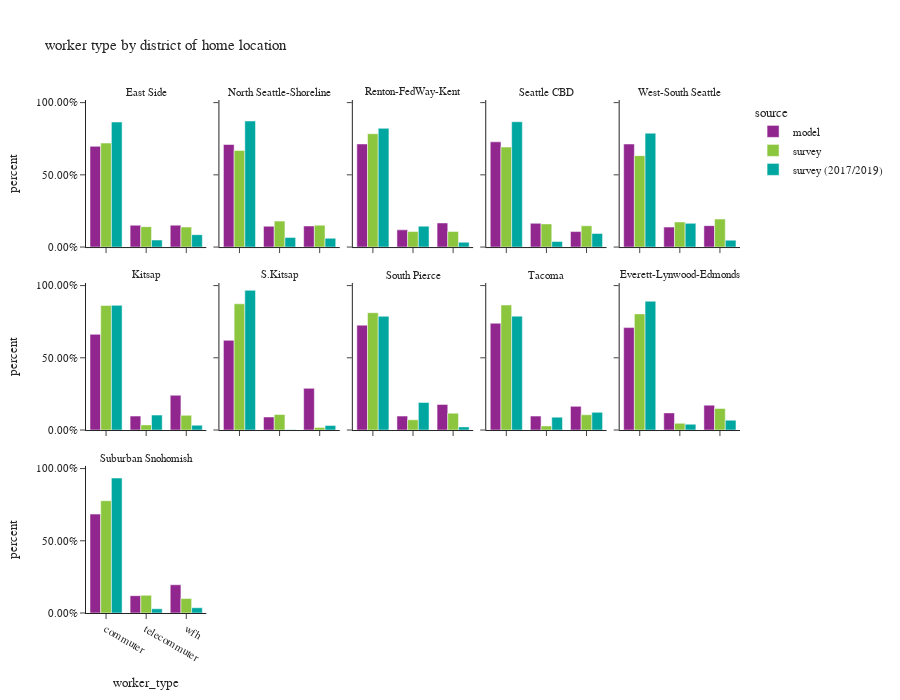

Here is the notebook cell this chart was saved with:
### Code cell
df_worker_count = workers.groupby(['source','CountyName_hh','district_name_hh','worker_type'])['pdexpfac']. \
    sum().reset_index()
df_worker_count['percent'] = df_worker_count.groupby(['source','CountyName_hh','district_name_hh'], group_keys=False)['pdexpfac']. \
    apply(lambda x: x / float(x.sum()))

df_worker_count_ct = workers.groupby(['source','CountyName_hh','district_name_hh','worker_type'])['pdexpfac'].count().reset_index(). \
    rename(columns={'pdexpfac':'sample count'})
df_worker_count = df_worker_count.merge(df_worker_count_ct, on=['source','CountyName_hh','district_name_hh','worker_type']). \
    rename(columns={'pdexpfac':'total count'})

fig = px.bar(df_worker_count.sort_values(by=['source','CountyName_hh','district_name_hh']), x='worker_type', y="percent",
             facet_col="district_name_hh",facet_col_wrap=5,color="source",
             barmode="group",hover_data=['sample count','total count'],
             title="worker type by district of home location")
fig.for_each_annotation(lambda a: a.update(text = a.text.split("=")[-1]))
fig.update_layout(height=700, width=900, font=dict(size=11))
fig.for_each_yaxis(lambda a: a.update(tickformat = ".2%"))
fig.update_xaxes(categoryorder='array', categoryarray= ['commuter','telecommuter','wfh'])
fig.show()

### Figure 1 — Plotly figure (JSON) as saved in the notebook; plotly's stock layout.template omitted (floating-point values rounded to 4 significant figures)
{"data": [{"alignmentgroup": "True", "customdata": [[269485, 269485], [58419, 58419], [58524, 58524]], "hovertemplate": "source=model<br>district_name_hh=East Side<br>worker_type=%{x}<br>percent=%{y}<br>sample count=%{customdata[0]}<br>total count=%{customdata[1]}<extra></extra>", "legendgroup": "model", "marker": {"color": "#91268F", "pattern": {"shape": ""}}, "name": "model", "offsetgroup": "model", "orientation": "v", "showlegend": true, "textposition": "auto", "type": "bar", "x": ["commuter", "telecommuter", "wfh"], "xaxis": "x11", "y": [0.6974, 0.1512, 0.1514], "yaxis": "y11"}, {"alignmentgroup": "True", "customdata": [[158667, 158667], [32212, 32212], [32595, 32595]], "hovertemplate": "source=model<br>district_name_hh=North Seattle-Shoreline<br>worker_type=%{x}<br>percent=%{y}<br>sample count=%{customdata[0]}<br>total count=%{customdata[1]}<extra></extra>", "legendgroup": "model", "marker": {"color": "#91268F", "pattern": {"shape": ""}}, "name": "model", "offsetgroup": "model", "orientation": "v", "showlegend": false, "textposition": "auto", "type": "bar", "x": ["commuter", "telecommuter", "wfh"], "xaxis": "x12", "y": [0.71, 0.1441, 0.1459], "yaxis": "y12"}, {"alignmentgroup": "True", "customdata": [[243581, 243581], [40679, 40679], [56963, 56963]], "hovertemplate": "source=model<br>district_name_hh=Renton-FedWay-Kent<br>worker_type=%{x}<br>percent=%{y}<br>sample count=%{customdata[0]}<br>total count=%{customdata[1]}<extra></extra>", "legendgroup": "model", "marker": {"color": "#91268F", "pattern": {"shape": ""}}, "name": "model", "offsetgroup": "model", "orientation": "v", "showlegend": false, "textposition": "auto", "type": "bar", "x": ["commuter", "telecommuter", "wfh"], "xaxis": "x13", "y": [0.7138, 0.1192, 0.1669], "yaxis": "y13"}, {"alignmentgroup": "True", "customdata": [[120334, 120334], [27129, 27129], [17707, 17707]], "hovertemplate": "source=model<br>district_name_hh=Seattle CBD<br>worker_type=%{x}<br>percent=%{y}<br>sample count=%{customdata[0]}<br>total count=%{customdata[1]}<extra></extra>", "legendgroup": "model", "marker": {"color": "#91268F", "pattern": {"shape": ""}}, "name": "model", "offsetgroup": "model", "orientation": "v", "showlegend": false, "textposition": "auto", "type": "bar", "x": ["commuter", "telecommuter", "wfh"], "xaxis": "x14", "y": [0.7285, 0.1642, 0.1072], "yaxis": "y14"}, {"alignmentgroup": "True", "customdata": [[111736, 111736], [21660, 21660], [23213, 23213]], "hovertemplate": "source=model<br>district_name_hh=West-South Seattle<br>worker_type=%{x}<br>percent=%{y}<br>sample count=%{customdata[0]}<br>total count=%{customdata[1]}<extra></extra>", "legendgroup": "model", "marker": {"color": "#91268F", "pattern": {"shape": ""}}, "name": "model", "offsetgroup": "model", "orientation": "v", "showlegend": false, "textposition": "auto", "type": "bar", "x": ["commuter", "telecommuter", "wfh"], "xaxis": "x15", "y": [0.7135, 0.1383, 0.1482], "yaxis": "y15"}, {"alignmentgroup": "True", "customdata": [[81223, 81223], [11851, 11851], [29521, 29521]], "hovertemplate": "source=model<br>district_name_hh=Kitsap<br>worker_type=%{x}<br>percent=%{y}<br>sample count=%{customdata[0]}<br>total count=%{customdata[1]}<extra></extra>", "legendgroup": "model", "marker": {"color": "#91268F", "pattern": {"shape": ""}}, "name": "model", "offsetgroup": "model", "orientation": "v", "showlegend": false, "textposition": "auto", "type": "bar", "x": ["commuter", "telecommuter", "wfh"], "xaxis": "x6", "y": [0.6625, 0.09667, 0.2408], "yaxis": "y6"}, {"alignmentgroup": "True", "customdata": [[20421, 20421], [2970, 2970], [9484, 9484]], "hovertemplate": "source=model<br>district_name_hh=S.Kitsap<br>worker_type=%{x}<br>percent=%{y}<br>sample count=%{customdata[0]}<br>total count=%{customdata[1]}<extra></extra>", "legendgroup": "model", "marker": {"color": "#91268F", "pattern": {"shape": ""}}, "name": "model", "offsetgroup": "model", "orientation": "v", "showlegend": false, "textposition": "auto", "type": "bar", "x": ["commuter", "telecommuter", "wfh"], "xaxis": "x7", "y": [0.6212, 0.09034, 0.2885], "yaxis": "y7"}, {"alignmentgroup": "True", "customdata": [[204632, 204632], [27248, 27248], [49995, 49995]], "hovertemplate": "source=model<br>district_name_hh=South Pierce<br>worker_type=%{x}<br>percent=%{y}<br>sample count=%{customdata[0]}<br>total count=%{customdata[1]}<extra></extra>", "legendgroup": "model", "marker": {"color": "#91268F", "pattern": {"shape": ""}}, "name": "model", "offsetgroup": "model", "orientation": "v", "showlegend": false, "textposition": "auto", "type": "bar", "x": ["commuter", "telecommuter", "wfh"], "xaxis": "x8", "y": [0.726, 0.09667, 0.1774], "yaxis": "y8"}, {"alignmentgroup": "True", "customdata": [[97659, 97659], [12759, 12759], [21653, 21653]], "hovertemplate": "source=model<br>district_name_hh=Tacoma<br>worker_type=%{x}<br>percent=%{y}<br>sample count=%{customdata[0]}<br>total count=%{customdata[1]}<extra></extra>", "legendgroup": "model", "marker": {"color": "#91268F", "pattern": {"shape": ""}}, "name": "model", "offsetgroup": "model", "orientation": "v", "showlegend": false, "textposition": "auto", "type": "bar", "x": ["commuter", "telecommuter", "wfh"], "xaxis": "x9", "y": [0.7394, 0.09661, 0.1639], "yaxis": "y9"}, {"alignmentgroup": "True", "customdata": [[117625, 117625], [19686, 19686], [28566, 28566]], "hovertemplate": "source=model<br>district_name_hh=Everett-Lynwood-Edmonds<br>worker_type=%{x}<br>percent=%{y}<br>sample count=%{customdata[0]}<br>total count=%{customdata[1]}<extra></extra>", "legendgroup": "model", "marker": {"color": "#91268F", "pattern": {"shape": ""}}, "name": "model", "offsetgroup": "model", "orientation": "v", "showlegend": false, "textposition": "auto", "type": "bar", "x": ["commuter", "telecommuter", "wfh"], "xaxis": "x10", "y": [0.7091, 0.1187, 0.1722], "yaxis": "y10"}, {"alignmentgroup": "True", "customdata": [[186850, 186850], [32753, 32753], [53332, 53332]], "hovertemplate": "source=model<br>district_name_hh=Suburban Snohomish<br>worker_type=%{x}<br>percent=%{y}<br>sample count=%{customdata[0]}<br>total count=%{customdata[1]}<extra></extra>", "legendgroup": "model", "marker": {"color": "#91268F", "pattern": {"shape": ""}}, "name": "model", "offsetgroup": "model", "orientation": "v", "showlegend": false, "textposition": "auto", "type": "bar", "x": ["commuter", "telecommuter", "wfh"], "xaxis": "x", "y": [0.6846, 0.12, 0.1954], "yaxis": "y"}, {"alignmentgroup": "True", "customdata": [[432, 227600.0], [177, 44710.0], [176, 43810.0]], "hovertemplate": "source=survey<br>district_name_hh=East Side<br>worker_type=%{x}<br>percent=%{y}<br>sample count=%{customdata[0]}<br>total count=%{customdata[1]}<extra></extra>", "legendgroup": "survey", "marker": {"color": "#8CC63E", "pattern": {"shape": ""}}, "name": "survey", "offsetgroup": "survey", "orientation": "v", "showlegend": true, "textposition": "auto", "type": "bar", "x": ["commuter", "telecommuter", "wfh"], "xaxis": "x11", "y": [0.7199, 0.1415, 0.1386], "yaxis": "y11"}, {"alignmentgroup": "True", "customdata": [[359, 96330.0], [151, 25870.0], [147, 21790.0]], "hovertemplate": "source=survey<br>district_name_hh=North Seattle-Shoreline<br>worker_type=%{x}<br>percent=%{y}<br>sample count=%{customdata[0]}<br>total count=%{customdata[1]}<extra></extra>", "legendgroup": "survey", "marker": {"color": "#8CC63E", "pattern": {"shape": ""}}, "name": "survey", "offsetgroup": "survey", "orientation": "v", "showlegend": false, "textposition": "auto", "type": "bar", "x": ["commuter", "telecommuter", "wfh"], "xaxis": "x12", "y": [0.669, 0.1796, 0.1514], "yaxis": "y12"}, {"alignmentgroup": "True", "customdata": [[126, 238700.0], [27, 32650.0], [39, 32860.0]], "hovertemplate": "source=survey<br>district_name_hh=Renton-FedWay-Kent<br>worker_type=%{x}<br>percent=%{y}<br>sample count=%{customdata[0]}<br>total count=%{customdata[1]}<extra></extra>", "legendgroup": "survey", "marker": {"color": "#8CC63E", "pattern": {"shape": ""}}, "name": "survey", "offsetgroup": "survey", "orientation": "v", "showlegend": false, "textposition": "auto", "type": "bar", "x": ["commuter", "telecommuter", "wfh"], "xaxis": "x13", "y": [0.7846, 0.1073, 0.108], "yaxis": "y13"}, {"alignmentgroup": "True", "customdata": [[373, 60380.0], [164, 13990.0], [127, 12840.0]], "hovertemplate": "source=survey<br>district_name_hh=Seattle CBD<br>worker_type=%{x}<br>percent=%{y}<br>sample count=%{customdata[0]}<br>total count=%{customdata[1]}<extra></extra>", "legendgroup": "survey", "marker": {"color": "#8CC63E", "pattern": {"shape": ""}}, "name": "survey", "offsetgroup": "survey", "orientation": "v", "showlegend": false, "textposition": "auto", "type": "bar", "x": ["commuter", "telecommuter", "wfh"], "xaxis": "x14", "y": [0.6923, 0.1604, 0.1472], "yaxis": "y14"}, {"alignmentgroup": "True", "customdata": [[183, 67740.0], [99, 18550.0], [78, 20740.0]], "hovertemplate": "source=survey<br>district_name_hh=West-South Seattle<br>worker_type=%{x}<br>percent=%{y}<br>sample count=%{customdata[0]}<br>total count=%{customdata[1]}<extra></extra>", "legendgroup": "survey", "marker": {"color": "#8CC63E", "pattern": {"shape": ""}}, "name": "survey", "offsetgroup": "survey", "orientation": "v", "showlegend": false, "textposition": "auto", "type": "bar", "x": ["commuter", "telecommuter", "wfh"], "xaxis": "x15", "y": [0.6329, 0.1733, 0.1938], "yaxis": "y15"}, {"alignmentgroup": "True", "customdata": [[122, 91110.0], [22, 3770.0], [43, 10780.0]], "hovertemplate": "source=survey<br>district_name_hh=Kitsap<br>worker_type=%{x}<br>percent=%{y}<br>sample count=%{customdata[0]}<br>total count=%{customdata[1]}<extra></extra>", "legendgroup": "survey", "marker": {"color": "#8CC63E", "pattern": {"shape": ""}}, "name": "survey", "offsetgroup": "survey", "orientation": "v", "showlegend": false, "textposition": "auto", "type": "bar", "x": ["commuter", "telecommuter", "wfh"], "xaxis": "x6", "y": [0.8623, 0.03567, 0.1021], "yaxis": "y6"}, {"alignmentgroup": "True", "customdata": [[11, 19540.0], [8, 2405.0], [3, 408.8]], "hovertemplate": "source=survey<br>district_name_hh=S.Kitsap<br>worker_type=%{x}<br>percent=%{y}<br>sample count=%{customdata[0]}<br>total count=%{customdata[1]}<extra></extra>", "legendgroup": "survey", "marker": {"color": "#8CC63E", "pattern": {"shape": ""}}, "name": "survey", "offsetgroup": "survey", "orientation": "v", "showlegend": false, "textposition": "auto", "type": "bar", "x": ["commuter", "telecommuter", "wfh"], "xaxis": "x7", "y": [0.8741, 0.1076, 0.01829], "yaxis": "y7"}, {"alignmentgroup": "True", "customdata": [[113, 153800.0], [17, 13410.0], [24, 22100.0]], "hovertemplate": "source=survey<br>district_name_hh=South Pierce<br>worker_type=%{x}<br>percent=%{y}<br>sample count=%{customdata[0]}<br>total count=%{customdata[1]}<extra></extra>", "legendgroup": "survey", "marker": {"color": "#8CC63E", "pattern": {"shape": ""}}, "name": "survey", "offsetgroup": "survey", "orientation": "v", "showlegend": false, "textposition": "auto", "type": "bar", "x": ["commuter", "telecommuter", "wfh"], "xaxis": "x8", "y": [0.8124, 0.07086, 0.1168], "yaxis": "y8"}, {"alignmentgroup": "True", "customdata": [[110, 97650.0], [23, 3179.0], [28, 11960.0]], "hovertemplate": "source=survey<br>district_name_hh=Tacoma<br>worker_type=%{x}<br>percent=%{y}<br>sample count=%{customdata[0]}<br>total count=%{customdata[1]}<extra></extra>", "legendgroup": "survey", "marker": {"color": "#8CC63E", "pattern": {"shape": ""}}, "name": "survey", "offsetgroup": "survey", "orientation": "v", "showlegend": false, "textposition": "auto", "type": "bar", "x": ["commuter", "telecommuter", "wfh"], "xaxis": "x9", "y": [0.8658, 0.02818, 0.1061], "yaxis": "y9"}, {"alignmentgroup": "True", "customdata": [[103, 101200.0], [26, 5847.0], [35, 18820.0]], "hovertemplate": "source=survey<br>district_name_hh=Everett-Lynwood-Edmonds<br>worker_type=%{x}<br>percent=%{y}<br>sample count=%{customdata[0]}<br>total count=%{customdata[1]}<extra></extra>", "legendgroup": "survey", "marker": {"color": "#8CC63E", "pattern": {"shape": ""}}, "name": "survey", "offsetgroup": "survey", "orientation": "v", "showlegend": false, "textposition": "auto", "type": "bar", "x": ["commuter", "telecommuter", "wfh"], "xaxis": "x10", "y": [0.804, 0.04646, 0.1495], "yaxis": "y10"}, {"alignmentgroup": "True", "customdata": [[158, 166100.0], [47, 26180.0], [50, 21450.0]], "hovertemplate": "source=survey<br>district_name_hh=Suburban Snohomish<br>worker_type=%{x}<br>percent=%{y}<br>sample count=%{customdata[0]}<br>total count=%{customdata[1]}<extra></extra>", "legendgroup": "survey", "marker": {"color": "#8CC63E", "pattern": {"shape": ""}}, "name": "survey", "offsetgroup": "survey", "orientation": "v", "showlegend": false, "textposition": "auto", "type": "bar", "x": ["commuter", "telecommuter", "wfh"], "xaxis": "x", "y": [0.7771, 0.1225, 0.1004], "yaxis": "y"}, {"alignmentgroup": "True", "customdata": [[805, 223700.0], [79, 12600.0], [76, 22140.0]], "hovertemplate": "source=survey (2017/2019)<br>district_name_hh=East Side<br>worker_type=%{x}<br>percent=%{y}<br>sample count=%{customdata[0]}<br>total count=%{customdata[1]}<extra></extra>", "legendgroup": "survey (2017/2019)", "marker": {"color": "#00A7A0", "pattern": {"shape": ""}}, "name": "survey (2017/2019)", "offsetgroup": "survey (2017/2019)", "orientation": "v", "showlegend": true, "textposition": "auto", "type": "bar", "x": ["commuter", "telecommuter", "wfh"], "xaxis": "x11", "y": [0.8656, 0.04877, 0.08567], "yaxis": "y11"}, {"alignmentgroup": "True", "customdata": [[1570, 164900.0], [89, 12620.0], [130, 11460.0]], "hovertemplate": "source=survey (2017/2019)<br>district_name_hh=North Seattle-Shoreline<br>worker_type=%{x}<br>percent=%{y}<br>sample count=%{customdata[0]}<br>total count=%{customdata[1]}<extra></extra>", "legendgroup": "survey (2017/2019)", "marker": {"color": "#00A7A0", "pattern": {"shape": ""}}, "name": "survey (2017/2019)", "offsetgroup": "survey (2017/2019)", "orientation": "v", "showlegend": false, "textposition": "auto", "type": "bar", "x": ["commuter", "telecommuter", "wfh"], "xaxis": "x12", "y": [0.8726, 0.06674, 0.06064], "yaxis": "y12"}, {"alignmentgroup": "True", "customdata": [[201, 221700.0], [24, 39070.0], [16, 8970.0]], "hovertemplate": "source=survey (2017/2019)<br>district_name_hh=Renton-FedWay-Kent<br>worker_type=%{x}<br>percent=%{y}<br>sample count=%{customdata[0]}<br>total count=%{customdata[1]}<extra></extra>", "legendgroup": "survey (2017/2019)", "marker": {"color": "#00A7A0", "pattern": {"shape": ""}}, "name": "survey (2017/2019)", "offsetgroup": "survey (2017/2019)", "orientation": "v", "showlegend": false, "textposition": "auto", "type": "bar", "x": ["commuter", "telecommuter", "wfh"], "xaxis": "x13", "y": [0.8219, 0.1448, 0.03325], "yaxis": "y13"}, {"alignmentgroup": "True", "customdata": [[1549, 82930.0], [124, 3673.0], [154, 8982.0]], "hovertemplate": "source=survey (2017/2019)<br>district_name_hh=Seattle CBD<br>worker_type=%{x}<br>percent=%{y}<br>sample count=%{customdata[0]}<br>total count=%{customdata[1]}<extra></extra>", "legendgroup": "survey (2017/2019)", "marker": {"color": "#00A7A0", "pattern": {"shape": ""}}, "name": "survey (2017/2019)", "offsetgroup": "survey (2017/2019)", "orientation": "v", "showlegend": false, "textposition": "auto", "type": "bar", "x": ["commuter", "telecommuter", "wfh"], "xaxis": "x14", "y": [0.8676, 0.03843, 0.09396], "yaxis": "y14"}, {"alignmentgroup": "True", "customdata": [[830, 81990.0], [69, 17070.0], [95, 4956.0]], "hovertemplate": "source=survey (2017/2019)<br>district_name_hh=West-South Seattle<br>worker_type=%{x}<br>percent=%{y}<br>sample count=%{customdata[0]}<br>total count=%{customdata[1]}<extra></extra>", "legendgroup": "survey (2017/2019)", "marker": {"color": "#00A7A0", "pattern": {"shape": ""}}, "name": "survey (2017/2019)", "offsetgroup": "survey (2017/2019)", "orientation": "v", "showlegend": false, "textposition": "auto", "type": "bar", "x": ["commuter", "telecommuter", "wfh"], "xaxis": "x15", "y": [0.7882, 0.1641, 0.04765], "yaxis": "y15"}, {"alignmentgroup": "True", "customdata": [[157, 86080.0], [17, 10320.0], [25, 3319.0]], "hovertemplate": "source=survey (2017/2019)<br>district_name_hh=Kitsap<br>worker_type=%{x}<br>percent=%{y}<br>sample count=%{customdata[0]}<br>total count=%{customdata[1]}<extra></extra>", "legendgroup": "survey (2017/2019)", "marker": {"color": "#00A7A0", "pattern": {"shape": ""}}, "name": "survey (2017/2019)", "offsetgroup": "survey (2017/2019)", "orientation": "v", "showlegend": false, "textposition": "auto", "type": "bar", "x": ["commuter", "telecommuter", "wfh"], "xaxis": "x6", "y": [0.8632, 0.1035, 0.03328], "yaxis": "y6"}, {"alignmentgroup": "True", "customdata": [[49, 43460.0], [1, 62.98], [8, 1412.0]], "hovertemplate": "source=survey (2017/2019)<br>district_name_hh=S.Kitsap<br>worker_type=%{x}<br>percent=%{y}<br>sample count=%{customdata[0]}<br>total count=%{customdata[1]}<extra></extra>", "legendgroup": "survey (2017/2019)", "marker": {"color": "#00A7A0", "pattern": {"shape": ""}}, "name": "survey (2017/2019)", "offsetgroup": "survey (2017/2019)", "orientation": "v", "showlegend": false, "textposition": "auto", "type": "bar", "x": ["commuter", "telecommuter", "wfh"], "xaxis": "x7", "y": [0.9672, 0.001402, 0.03141], "yaxis": "y7"}, {"alignmentgroup": "True", "customdata": [[240, 125700.0], [30, 30490.0], [18, 3462.0]], "hovertemplate": "source=survey (2017/2019)<br>district_name_hh=South Pierce<br>worker_type=%{x}<br>percent=%{y}<br>sample count=%{customdata[0]}<br>total count=%{customdata[1]}<extra></extra>", "legendgroup": "survey (2017/2019)", "marker": {"color": "#00A7A0", "pattern": {"shape": ""}}, "name": "survey (2017/2019)", "offsetgroup": "survey (2017/2019)", "orientation": "v", "showlegend": false, "textposition": "auto", "type": "bar", "x": ["commuter", "telecommuter", "wfh"], "xaxis": "x8", "y": [0.7874, 0.191, 0.02168], "yaxis": "y8"}, {"alignmentgroup": "True", "customdata": [[182, 77220.0], [18, 8749.0], [17, 11980.0]], "hovertemplate": "source=survey (2017/2019)<br>district_name_hh=Tacoma<br>worker_type=%{x}<br>percent=%{y}<br>sample count=%{customdata[0]}<br>total count=%{customdata[1]}<extra></extra>", "legendgroup": "survey (2017/2019)", "marker": {"color": "#00A7A0", "pattern": {"shape": ""}}, "name": "survey (2017/2019)", "offsetgroup": "survey (2017/2019)", "orientation": "v", "showlegend": false, "textposition": "auto", "type": "bar", "x": ["commuter", "telecommuter", "wfh"], "xaxis": "x9", "y": [0.7884, 0.08932, 0.1223], "yaxis": "y9"}, {"alignmentgroup": "True", "customdata": [[189, 117800.0], [19, 5306.0], [14, 9005.0]], "hovertemplate": "source=survey (2017/2019)<br>district_name_hh=Everett-Lynwood-Edmonds<br>worker_type=%{x}<br>percent=%{y}<br>sample count=%{customdata[0]}<br>total count=%{customdata[1]}<extra></extra>", "legendgroup": "survey (2017/2019)", "marker": {"color": "#00A7A0", "pattern": {"shape": ""}}, "name": "survey (2017/2019)", "offsetgroup": "survey (2017/2019)", "orientation": "v", "showlegend": false, "textposition": "auto", "type": "bar", "x": ["commuter", "telecommuter", "wfh"], "xaxis": "x10", "y": [0.8917, 0.04015, 0.06814], "yaxis": "y10"}, {"alignmentgroup": "True", "customdata": [[203, 165700.0], [13, 5172.0], [15, 6450.0]], "hovertemplate": "source=survey (2017/2019)<br>district_name_hh=Suburban Snohomish<br>worker_type=%{x}<br>percent=%{y}<br>sample count=%{customdata[0]}<br>total count=%{customdata[1]}<extra></extra>", "legendgroup": "survey (2017/2019)", "marker": {"color": "#00A7A0", "pattern": {"shape": ""}}, "name": "survey (2017/2019)", "offsetgroup": "survey (2017/2019)", "orientation": "v", "showlegend": false, "textposition": "auto", "type": "bar", "x": ["commuter", "telecommuter", "wfh"], "xaxis": "x", "y": [0.9344, 0.02917, 0.03638], "yaxis": "y"}], "layout": {"annotations": [{"font": {}, "showarrow": false, "text": "Suburban Snohomish", "x": 0.092, "xanchor": "center", "xref": "paper", "y": 0.2867, "yanchor": "bottom", "yref": "paper"}, {"font": {}, "showarrow": false, "text": "Kitsap", "x": 0.092, "xanchor": "center", "xref": "paper", "y": 0.6433, "yanchor": "bottom", "yref": "paper"}, {"font": {}, "showarrow": false, "text": "S.Kitsap", "x": 0.296, "xanchor": "center", "xref": "paper", "y": 0.6433, "yanchor": "bottom", "yref": "paper"}, {"font": {}, "showarrow": false, "text": "South Pierce", "x": 0.5, "xanchor": "center", "xref": "paper", "y": 0.6433, "yanchor": "bottom", "yref": "paper"}, {"font": {}, "showarrow": false, "text": "Tacoma", "x": 0.704, "xanchor": "center", "xref": "paper", "y": 0.6433, "yanchor": "bottom", "yref": "paper"}, {"font": {}, "showarrow": false, "text": "Everett-Lynwood-Edmonds", "x": 0.908, "xanchor": "center", "xref": "paper", "y": 0.6433, "yanchor": "bottom", "yref": "paper"}, {"font": {}, "showarrow": false, "text": "East Side", "x": 0.092, "xanchor": "center", "xref": "paper", "y": 1.0, "yanchor": "bottom", "yref": "paper"}, {"font": {}, "showarrow": false, "text": "North Seattle-Shoreline", "x": 0.296, "xanchor": "center", "xref": "paper", "y": 1.0, "yanchor": "bottom", "yref": "paper"}, {"font": {}, "showarrow": false, "text": "Renton-FedWay-Kent", "x": 0.5, "xanchor": "center", "xref": "paper", "y": 1.0, "yanchor": "bottom", "yref": "paper"}, {"font": {}, "showarrow": false, "text": "Seattle CBD", "x": 0.704, "xanchor": "center", "xref": "paper", "y": 1.0, "yanchor": "bottom", "yref": "paper"}, {"font": {}, "showarrow": false, "text": "West-South Seattle", "x": 0.908, "xanchor": "center", "xref": "paper", "y": 1.0, "yanchor": "bottom", "yref": "paper"}], "barmode": "group", "font": {"size": 11}, "height": 700, "legend": {"title": {"text": "source"}, "tracegroupgap": 0}, "title": {"text": "worker type by district of home location"}, "width": 900, "xaxis": {"anchor": "y", "categoryarray": ["commuter", "telecommuter", "wfh"], "categoryorder": "array", "domain": [0, 0.184], "title": {"text": "worker_type"}}, "xaxis10": {"anchor": "y10", "categoryarray": ["commuter", "telecommuter", "wfh"], "categoryorder": "array", "domain": [0.816, 1], "matches": "x", "showticklabels": false}, "xaxis11": {"anchor": "y11", "categoryarray": ["commuter", "telecommuter", "wfh"], "categoryorder": "array", "domain": [0, 0.184], "matches": "x", "showticklabels": false}, "xaxis12": {"anchor": "y12", "categoryarray": ["commuter", "telecommuter", "wfh"], "categoryorder": "array", "domain": [0.204, 0.388], "matches": "x", "showticklabels": false}, "xaxis13": {"anchor": "y13", "categoryarray": ["commuter", "telecommuter", "wfh"], "categoryorder": "array", "domain": [0.408, 0.592], "matches": "x", "showticklabels": false}, "xaxis14": {"anchor": "y14", "categoryarray": ["commuter", "telecommuter", "wfh"], "categoryorder": "array", "domain": [0.612, 0.796], "matches": "x", "showticklabels": false}, "xaxis15": {"anchor": "y15", "categoryarray": ["commuter", "telecommuter", "wfh"], "categoryorder": "array", "domain": [0.816, 1], "matches": "x", "showticklabels": false}, "xaxis2": {"anchor": "y2", "categoryarray": ["commuter", "telecommuter", "wfh"], "categoryorder": "array", "domain": [0.204, 0.388], "matches": "x", "title": {"text": "worker_type"}}, "xaxis3": {"anchor": "y3", "categoryarray": ["commuter", "telecommuter", "wfh"], "categoryorder": "array", "domain": [0.408, 0.592], "matches": "x", "title": {"text": "worker_type"}}, "xaxis4": {"anchor": "y4", "categoryarray": ["commuter", "telecommuter", "wfh"], "categoryorder": "array", "domain": [0.612, 0.796], "matches": "x", "title": {"text": "worker_type"}}, "xaxis5": {"anchor": "y5", "categoryarray": ["commuter", "telecommuter", "wfh"], "categoryorder": "array", "domain": [0.816, 1], "matches": "x", "title": {"text": "worker_type"}}, "xaxis6": {"anchor": "y6", "categoryarray": ["commuter", "telecommuter", "wfh"], "categoryorder": "array", "domain": [0, 0.184], "matches": "x", "showticklabels": false}, "xaxis7": {"anchor": "y7", "categoryarray": ["commuter", "telecommuter", "wfh"], "categoryorder": "array", "domain": [0.204, 0.388], "matches": "x", "showticklabels": false}, "xaxis8": {"anchor": "y8", "categoryarray": ["commuter", "telecommuter", "wfh"], "categoryorder": "array", "domain": [0.408, 0.592], "matches": "x", "showticklabels": false}, "xaxis9": {"anchor": "y9", "categoryarray": ["commuter", "telecommuter", "wfh"], "categoryorder": "array", "domain": [0.612, 0.796], "matches": "x", "showticklabels": false}, "yaxis": {"anchor": "x", "domain": [0, 0.2867], "tickformat": ".2%", "title": {"text": "percent"}}, "yaxis10": {"anchor": "x10", "domain": [0.3567, 0.6433], "matches": "y", "showticklabels": false, "tickformat": ".2%"}, "yaxis11": {"anchor": "x11", "domain": [0.7133, 1.0], "matches": "y", "tickformat": ".2%", "title": {"text": "percent"}}, "yaxis12": {"anchor": "x12", "domain": [0.7133, 1.0], "matches": "y", "showticklabels": false, "tickformat": ".2%"}, "yaxis13": {"anchor": "x13", "domain": [0.7133, 1.0], "matches": "y", "showticklabels": false, "tickformat": ".2%"}, "yaxis14": {"anchor": "x14", "domain": [0.7133, 1.0], "matches": "y", "showticklabels": false, "tickformat": ".2%"}, "yaxis15": {"anchor": "x15", "domain": [0.7133, 1.0], "matches": "y", "showticklabels": false, "tickformat": ".2%"}, "yaxis2": {"anchor": "x2", "domain": [0, 0.2867], "matches": "y", "showticklabels": false, "tickformat": ".2%"}, "yaxis3": {"anchor": "x3", "domain": [0, 0.2867], "matches": "y", "showticklabels": false, "tickformat": ".2%"}, "yaxis4": {"anchor": "x4", "domain": [0, 0.2867], "matches": "y", "showticklabels": false, "tickformat": ".2%"}, "yaxis5": {"anchor": "x5", "domain": [0, 0.2867], "matches": "y", "showticklabels": false, "tickformat": ".2%"}, "yaxis6": {"anchor": "x6", "domain": [0.3567, 0.6433], "matches": "y", "tickformat": ".2%", "title": {"text": "percent"}}, "yaxis7": {"anchor": "x7", "domain": [0.3567, 0.6433], "matches": "y", "showticklabels": false, "tickformat": ".2%"}, "yaxis8": {"anchor": "x8", "domain": [0.3567, 0.6433], "matches": "y", "showticklabels": false, "tickformat": ".2%"}, "yaxis9": {"anchor": "x9", "domain": [0.3567, 0.6433], "matches": "y", "showticklabels": false, "tickformat": ".2%"}}}
